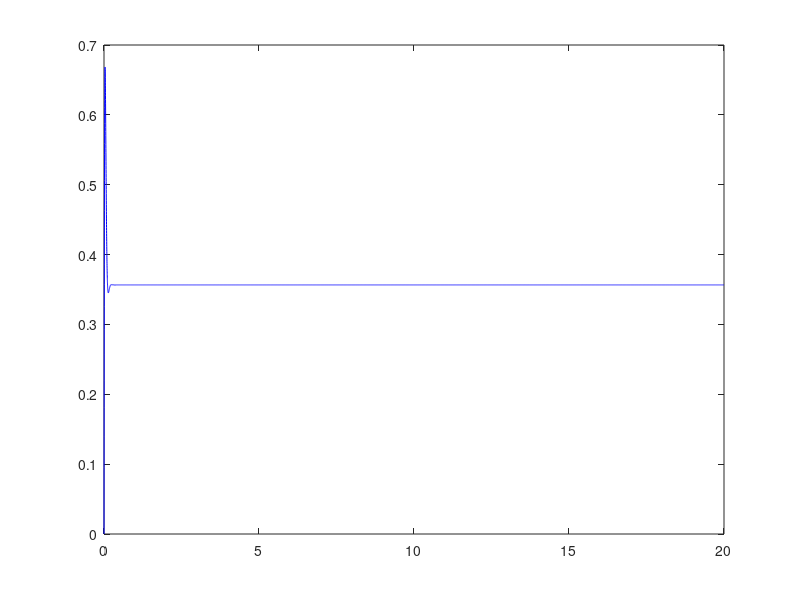
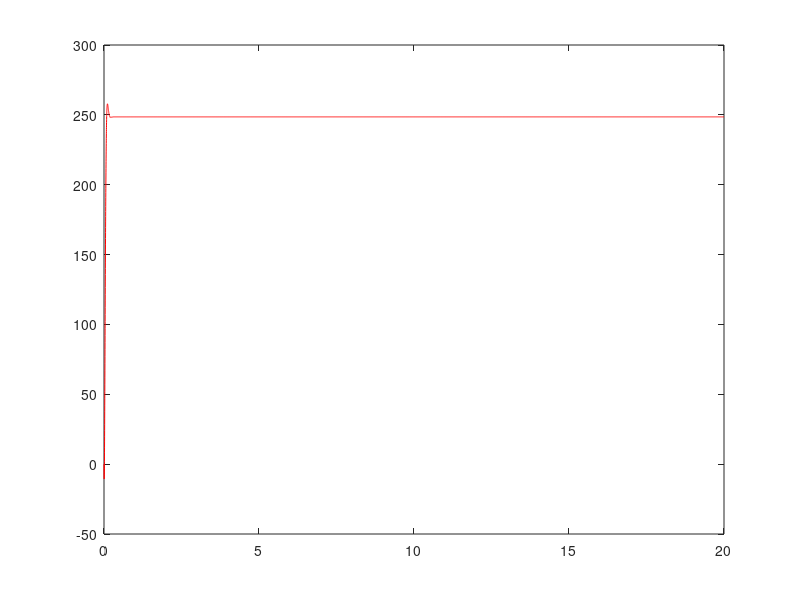

MATLAB code for these plots, in order:
clear all;
clc;
close all;
%% inputs to DC motor %%
Ra = 7;
Laa = 120*(10^-3);
Kv = 1.41 * 10^-2;
Wr_NL = 351.1;
Ia_NL = 0.15;
J = 1.06*10^-6;
Tl = 3.53 * 10^-3;
Va = 6;

%% Calculation for Bm frm No-Load Te and Wr:
Te_NL = Kv * Ia_NL;
Bm = Te_NL/Wr_NL;

%% Initial conditions:
Ia1(1,1) = 0;
Wr1(1,1) = 0;
Te(1,1) = 0;
h = 0.001;
t1 = 0:h:20;

for i = 1:length(t1)
    
    %% calculations for finding k1 and m1:
    % calculation for k1:
    k1(1,i) =  -(Ra/Laa)*Ia1(1,i) - (Kv/Laa)*Wr1(1,i) + (1/Laa)*Va;
    
    % Finding electrical torque(Te) for current iteration:
    Te(1,i) = Kv * Ia1(1,i);
    
    % calculation for m1:
    m1(1,i) = -(Bm/J) * Wr1(1,i) + (Te(1,i)/J) - (1/J) * Tl;
    
    %% calculations for finding k2 and m2:
    
    t2(1,i) = t1(1,i) + (h/2);
    Ia2(1,i) = Ia1(1,i) + (k1(1,i)*(h/2));
    Wr2(1,i) = Wr1(1,i) + (m1(1,i)*(h/2));
    
    % calculations for k2:
    k2(1,i) = -(Ra/Laa)*Ia2(1,i) - (Kv/Laa)*Wr2(1,i) + (1/Laa)*Va ;
    
    %calculations for m2:
    m2(1,i) = -(Bm/J) * Wr2(1,i) + (Te(1,i)/J) - (1/J) * Tl;
    
    %% calculations for finding k3 and m3:
    
    t3(1,i) = t1(1,i) + (h/2);
    Ia3(1,i) = Ia1(1,i) + (k2(1,i)*(h/2));
    Wr3(1,i) = Wr1(1,i) + (m2(1,i)*(h/2));
    
    % calculations for k3:
    k3(1,i) = -(Ra/Laa)*Ia3(1,i) - (Kv/Laa)*Wr3(1,i) + (1/Laa)*Va;
    
    %calculations for m3:
    m3(1,i) =  -(Bm/J) * Wr3(1,i) + (Te(1,i)/J) - (1/J) * Tl;
    
    %% calculations for finding k4 and m4:
    t4(1,i) = t1(1,i) +  h;
    Ia4(1,i) = Ia1(1,i) + (k3(1,i)*h);
    Wr4(1,i) = Wr1(1,i) + (m3(1,i)*h);
    
    % calculations for k4:
    k4(1,i) = -(Ra/Laa)*Ia4(1,i) - (Kv/Laa)*Wr4(1,i) + (1/Laa)*Va;
    
    %calculations for m4:
    m4(1,i) = -(Bm/J) * Wr4(1,i) + (Te(1,i)/J) - (1/J) * Tl;
    
    
    %% calculation for next value of Armature current(Ia1):
    Ia1(1,i+1) = Ia1(1,i) + (h/6) * (k1(1,i) + 2*k2(1,i) + 2*k3(1,i) + k4(1,i));
    
   
    
    %% calculations for next value of Rotor-speed(Wr1):
    Wr1(1,i+1) = Wr1(1,i) + (h/6) * (m1(1,i) + 2*m2(1,i) + 2*m3(1,i) + m4(1,i));
   
       
end

%% plotting Ia1:
figure(1)
Ia1new = Ia1(1,(1:length(Ia1)-1));
plot(t1,Ia1new,'b');

%% plotting Wr1:
figure(2)
Wr1new = Wr1(1,(1:length(Wr1)-1));
plot(t1,Wr1new,'r');



